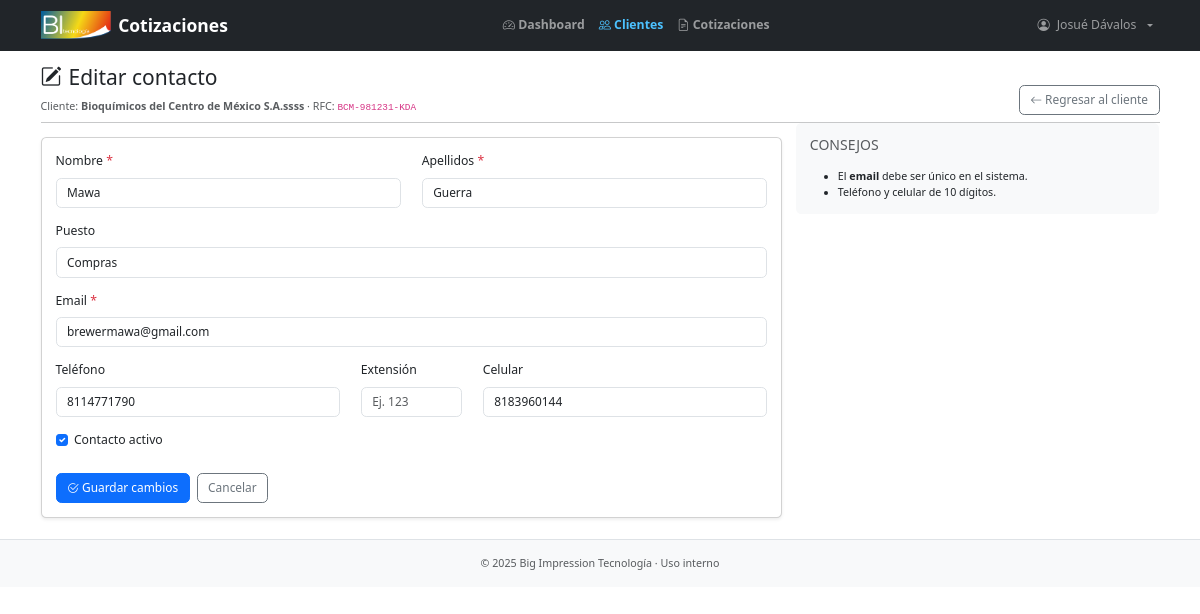
The page /customers/bioquimicos-del-centro-de-mexico-sa/5/edit/ (signed in) on the database its author committed.
### users/models.py (models this page shows)
class CustomUser(AbstractUser):
    def __str__(self):
        return (self.get_full_name() or self.username).strip()

### customers/models.py (models this page shows, shortened)
class Customer(models.Model):
    class Meta:
        verbose_name = "Cliente"
        verbose_name_plural = "Clientes"
        ordering = ["name"]
        indexes = [
            models.Index(fields=["assigned_to"]),
        ]
    rfc_validator = RegexValidator(
        regex=r"^([A-Za-zÑñ\x26]{3,4}([0-9]{2})(0[1-9]|1[0-2])(0[1-9]|1[0-9]|2[0-9]|3[0-1]))([A-Za-z\d]{3})?$",
        message="El RFC no tiene un formato válido"
    )
    name = models.CharField(max_length=100, unique=True, verbose_name="Cliente")
    slug = models.SlugField(max_length=100, unique=True)
    rfc = models.CharField(max_length=13, validators=[rfc_validator], unique=True, null=True, blank=True)
    assigned_to = models.ForeignKey(settings.AUTH_USER_MODEL, on_delete=models.SET_NULL, null=True, blank=True, verbose_name="Vendedor", related_name="assigned_customers")
    created = models.DateTimeField(auto_now_add=True)
    updated = models.DateTimeField(auto_now=True)
    created_by = models.ForeignKey(settings.AUTH_USER_MODEL, on_delete=models.PROTECT, null=True, related_name="created_customers", verbose_name="Creado por")
    updated_by = models.ForeignKey(settings.AUTH_USER_MODEL, on_delete=models.PROTECT, null=True, related_name="updated_customers", verbose_name="Modificado por")
    def formatted_rfc(self):
        if self.rfc[3].isdigit():
            return f"{self.rfc[:3]}-{self.rfc[3:9]}-{self.rfc[9:]}"
        return f"{self.rfc[:4]}-{self.rfc[4:10]}-{self.rfc[10:]}"
    def get_absolute_url(self):
        return reverse("customers:customer_detail", kwargs={"slug": self.slug})

class Contact(models.Model):
    class Meta:
        verbose_name = "Contacto"
        verbose_name_plural = "Contactos"
        ordering = ["first_name", "last_name"]
        indexes = [
            models.Index(fields=["first_name", "last_name"]),
            models.Index(fields=["customer"]),
        ]
    phone_validator = RegexValidator(
        regex=r"^\d{10}$",
        message="El número de teléfono debe tener exactamente 10 dígitos numéricos."
    )
    extension_validator = RegexValidator(
        regex=r"^(?!0+$)(?:\d{1,5})?$",
        message="La extensión debe ser de 1 a 5 dígitos. No puede ser 0's"
    )
    first_name = models.CharField(max_length=30, verbose_name="Nombre")
    last_name = models.CharField(max_length=30, verbose_name="Apellido")
    title = models.CharField(max_length=30, blank=True, null=True, verbose_name="Puesto")
    phone = models.CharField(max_length=10, validators=[phone_validator], blank=True, null=True, verbose_name="Teléfono oficina")
    phone_extension = models.CharField(max_length=5, validators=[extension_validator], blank=True, null=True, verbose_name="Extensión")
    cel_phone = models.CharField(max_length=10, validators=[phone_validator], blank=True, null=True, verbose_name="Teléfono celular")
    email = models.EmailField(unique=True)
    customer = models.ForeignKey(Customer, on_delete=models.CASCADE, related_name="contacts")
    is_active = models.BooleanField(default=True, verbose_name="Activo")
    created = models.DateTimeField(auto_now_add=True)
    updated = models.DateTimeField(auto_now=True)
    created_by = models.ForeignKey(settings.AUTH_USER_MODEL, on_delete=models.PROTECT, null=True, related_name="created_contacts")
    updated_by = models.ForeignKey(settings.AUTH_USER_MODEL, on_delete=models.PROTECT, null=True, related_name="updated_contacts")

### customers/views.py (the view, shortened to what this page needs)
# urls.py: path("<slug:slug>/<int:pk>/edit/", views.ContactUpdateView.as_view(), name="update_contact"),
class ContactUpdateView(LoginRequiredMixin, UpdateView):
    model = Contact
    fields = [
        "first_name", "last_name", "title", "phone", "phone_extension",
        "cel_phone", "email", "is_active"
    ]
    template_name = "customers/contact_edit.html"
    context_object_name = "contact"
    def dispatch(self, request, *args, **kwargs):
        self.customer = get_object_or_404(Customer, slug=kwargs["slug"])
        return super().dispatch(request, *args, **kwargs)
    def get_context_data(self, **kwargs):
        context = super().get_context_data(**kwargs)
        context["customer"] = self.customer
        return context

### customers/templates/customers/contact_edit.html (shortened to what this page needs)
{% extends "base.html" %}
{% block nav_active_clientes %}active{% endblock %}
{% block content_header %}
    <div class="d-flex align-items-end justify-content-between mt-3 mb-2">
        <div>
            <h1 class="h4 mb-2 d-flex align-items-center gap-2">
                <i class="bi bi-pencil-square"></i> Editar contacto
            </h1>
            <small class="text-muted">
                Cliente: <strong>{{ customer.name }}</strong>
                · RFC: <code>{{ customer.formatted_rfc|default:customer.rfc }}</code>
            </small>
        </div>
        <div class="d-flex gap-2">
            <a href="{{ customer.get_absolute_url }}" class="btn btn-outline-secondary">
                <i class="bi bi-arrow-left"></i> Regresar al cliente
            </a>
        </div>
    </div>
    <hr class="mt-2 mb-3">
{% endblock content_header %}
{% block content %}
    <div class="row g-3">
        <div class="col-12 col-lg-8">
            <div class="card shadow-sm">
                <div class="card-body">
                    <form method="post" action="{% url 'customers:update_contact' customer.slug contact.id %}" novalidate>
                        <div class="row">
                            <div class="col-md-6 mb-3">
                                <label class="form-label">Nombre <span class="text-danger">*</span></label>
                                <input type="text"
                                       name="{{ form.first_name.name }}"
                                       value="{{ form.first_name.value|default_if_none:'' }}"
                                       maxlength="30"
                                       required
                                       autofocus
                                       class="form-control {% if form.first_name.errors %}is-invalid{% endif %}"
                                       placeholder="Ej. María">
                            </div>
                            <div class="col-md-6 mb-3">
                                <label class="form-label">Apellidos <span class="text-danger">*</span></label>
                                <input type="text"
                                       name="{{ form.last_name.name }}"
                                       value="{{ form.last_name.value|default_if_none:'' }}"
                                       maxlength="30"
                                       required
                                       class="form-control {% if form.last_name.errors %}is-invalid{% endif %}"
                                       placeholder="Ej. López García">
                            </div>
                        </div>
                        <div class="mb-3">
                            <label class="form-label">Puesto</label>
                            <input type="text"
                                   name="{{ form.title.name }}"
                                   value="{{ form.title.value|default_if_none:'' }}"
                                   maxlength="30"
                                   class="form-control {% if form.title.errors %}is-invalid{% endif %}"
                                   placeholder="Ej. Compras / Arquitecta">
                        </div>
                        <div class="mb-3">
                            <label class="form-label">Email <span class="text-danger">*</span></label>
                            <input type="email"
                                    name="{{ form.email.name }}"
                                    value="{{ form.email.value|default_if_none:'' }}"
                                    required
                                    class="form-control {% if form.email.errors %}is-invalid{% endif %}"
                                    placeholder="nombre@empresa.com">
                        </div>
                        <div class="row">
                            <div class="col-md-5 mb-3">
                                <label class="form-label">Teléfono</label>
                                <input type="text" inputmode="numeric" pattern="\d{10}"
                                       name="{{ form.phone.name }}"
                                       value="{{ form.phone.value|default_if_none:'' }}"
                                       class="form-control {% if form.phone.errors %}is-invalid{% endif %}"
                                       placeholder="10 dígitos">
                            </div>
                            <div class="col-md-2 mb-3">
                                <label class="form-label">Extensión</label>
                                <input type="text" inputmode="numeric"
                                    name="{{ form.phone_extension.name }}"
                                    value="{{ form.phone_extension.value|default_if_none:'' }}"
                                    class="form-control {% if form.phone_extension.errors %}is-invalid{% endif %}"
                                    placeholder="Ej. 123">
                            </div>
                            <div class="col-md-5 mb-3">
                                <label class="form-label">Celular</label>
                                <input type="text" inputmode="numeric" pattern="\d{10}"
                                       name="{{ form.cel_phone.name }}"
                                       value="{{ form.cel_phone.value|default_if_none:'' }}"
                                       class="form-control {% if form.cel_phone.errors %}is-invalid{% endif %}"
                                       placeholder="10 dígitos">
                            </div>
                        </div>
                        <div class="form-check mb-4">
                            <input class="form-check-input" type="checkbox"
                                   name="{{ form.is_active.name }}"
                                   id="id_is_active"
                                   {% if form.is_active.value %}checked{% endif %}>
                            <label class="form-check-label" for="id_is_active">
                                Contacto activo
                            </label>
                        </div>
                        <div class="d-flex gap-2">
                            <button type="submit" class="btn btn-primary">
                                <i class="bi bi-check2-circle"></i> Guardar cambios
                            </button>
                            <a href="{{ customer.get_absolute_url }}" class="btn btn-outline-secondary">
                                Cancelar
                            </a>
                        </div>
                    </form>
                </div>
            </div>
        </div>
        <div class="col-12 col-lg-4 mt-3 mt-lg-0">
            <div class="card border-0 bg-light">
                <div class="card-body">
                    <h6 class="text-uppercase text-muted mb-3">Consejos</h6>
                    <ul class="small mb-0">
                        <li>El <strong>email</strong> debe ser único en el sistema.</li>
                        <li>Teléfono y celular de 10 dígitos.</li>
                    </ul>
                </div>
            </div>
        </div>
    </div>
{% endblock content %}

### templates/base.html (shortened to what this page needs)
{% load static %}
{% load humanize %}
<!DOCTYPE html>
<html lang="es-MX">
    <head>
        <link href="https://cdn.jsdelivr.net/npm/bootstrap@5.3.3/dist/css/bootstrap.min.css"
          rel="stylesheet"
>
        <link rel="stylesheet" href="https://cdn.jsdelivr.net/npm/bootstrap-icons@1.11.3/font/bootstrap-icons.css">
        <link rel="stylesheet" href="{% static 'css/base.css' %}">
    </head>
    <body>
    <div class="toast-container position-fixed top-0 end-0 p-3" style="z-index: 1080;">
    </div>
        {% block header %}
        <header>
            <nav class="navbar navbar-expand-lg navbar-dark bg-dark">
                <div class="container">
                    <a class="navbar-brand d-flex align-items-center gap-2" href="{% url 'quotes:dashboard' %}">
                        <img src="{% static 'images/logo-bit.png' %}"
                            alt="BI-Tecnología"
                            style="height: 28px; width: auto;">
                        <span class="fw-bold">Cotizaciones</span>
                    </a>
                    <div class="collapse navbar-collapse" id="bitNavbar">
                        <ul class="navbar-nav ms-auto mb-2 mb-lg-0 fw-bold">
                            {% if user.is_authenticated %}
                                <li class="nav-item">
                                    {% if request.resolver_match.url_name == 'dashboard' %}
                                        <span class="nav-link active"><i class="bi bi-speedometer2"></i> Dashboard</span>
                                    {% else %}
                                        <a class="nav-link {% block nav_active_dashboard %}{% endblock %}" href="{% url 'quotes:dashboard' %}">
                                            <i class="bi bi-speedometer2"></i> Dashboard
                                        </a>
                                    {% endif %}
                                </li>
                                <li class="nav-item">
                                    {% if request.resolver_match.url_name == 'clientes_list' %}
                                        <span class="nav-link active"><i class="bi bi-people"></i> Clientes</span>
                                    {% else %}
                                        <a class="nav-link {% block nav_active_clientes %}{% endblock %}" href="{% url 'customers:customer_list' %}">
                                            <i class="bi bi-people"></i> Clientes
                                        </a>
                                    {% endif %}
                                </li>
                                <li class="nav-item">
                                    {% if request.resolver_match.url_name == 'quotes_list' %}
                                        <span class="nav-link active"><i class="bi bi-file-earmark-text"></i> Cotizaciones</span>
                                    {% else %}
                                        <a class="nav-link {% block nav_active_cotizaciones %}{% endblock %}" href="{% url 'quotes:quote_list' %}">
                                            <i class="bi bi-file-earmark-text"></i> Cotizaciones
                                        </a>
                                    {% endif %}
                                </li>
                            {% endif %}
                        </ul>
                        <ul class="navbar-nav ms-auto">
                            {% if user.is_authenticated %}
                                <li class="nav-item dropdown">
                                <a class="nav-link dropdown-toggle d-flex align-items-center gap-2" href="#" role="button" data-bs-toggle="dropdown" aria-expanded="false">
                                    <i class="bi bi-person-circle"></i>
                                    <span>{{ user.get_full_name|default:user.username }}</span>
                                </a>
                                </li>
                            {% else %}
                                <li class="nav-item"><a class="btn btn-outline-light btn-sm" href="{% url 'users:login' %}">Iniciar sesión</a></li>
                            {% endif %}
                        </ul>
                    </div>
                </div>
            </nav>
        </header>
        {% endblock header %}
        <main class="container">
            {% block content_header %}{% endblock content_header %}
            {% block content %}{% endblock content %}
        </main>
        {% block footer %}
            <footer class="bg-light text-center py-3 mt-4 border-top">
                <small class="text-muted">© 2025 Big Impression Tecnología · Uso interno</small>
            </footer>
        {% endblock footer %}
    </body>
</html>

### static/css/base.css (style rules this page uses)
html, body { font-size: 0.875rem; }
h1, .h1 { font-size: 1.75rem; }
.form-control, .form-select { font-size: 0.85rem; }
.btn { font-size: 0.85rem; }
.nav-link.active { color: #4cc2ff !important; text-decoration: none !important; }

### rows shown on the page
CustomUser: get_full_name "Josué Dávalos"
Customer: name "Bioquímicos del Centro de México S.A.ssss", formatted_rfc "BCM-981231-KDA"
Contact: first_name "Mawa", last_name "Guerra", title "Compras", email "brewermawa@gmail.com", phone "8114771790", cel_phone "8183960144"
